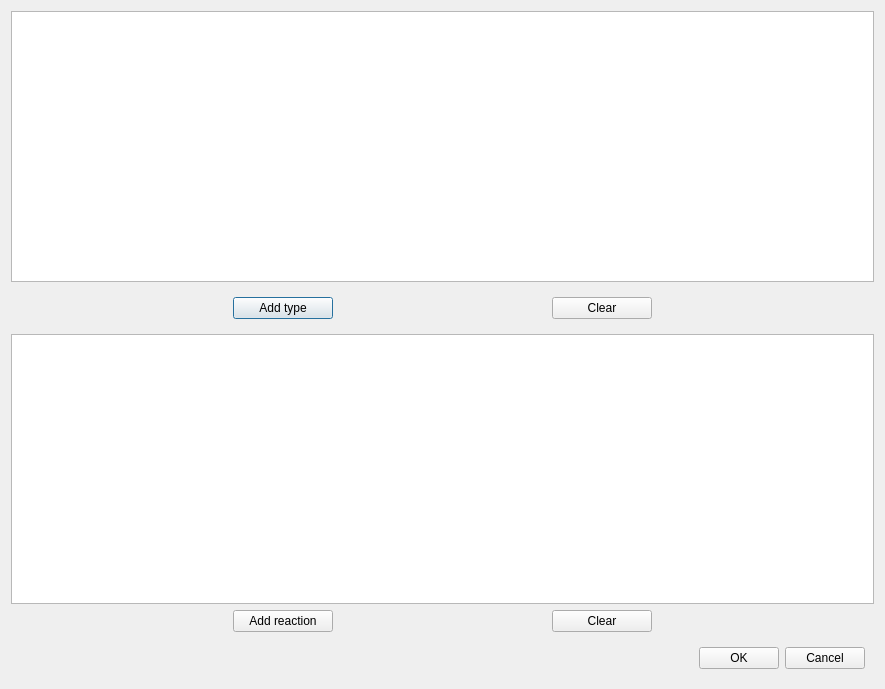
<?xml version="1.0" encoding="UTF-8"?>
<ui version="4.0">
 <class>DistributionAndReactionsDialog</class>
 <widget class="QDialog" name="DistributionAndReactionsDialog">
  <property name="windowModality">
   <enum>Qt::ApplicationModal</enum>
  </property>
  <property name="geometry">
   <rect>
    <x>0</x>
    <y>0</y>
    <width>885</width>
    <height>689</height>
   </rect>
  </property>
  <property name="windowTitle">
   <string>Disc distribution</string>
  </property>
  <layout class="QVBoxLayout" name="verticalLayout">
   <item>
    <widget class="QTableView" name="discDistributionTableView"/>
   </item>
   <item>
    <widget class="QWidget" name="widget_3" native="true">
     <layout class="QHBoxLayout" name="horizontalLayout_3">
      <item>
       <widget class="QPushButton" name="addTypePushButton">
        <property name="maximumSize">
         <size>
          <width>100</width>
          <height>16777215</height>
         </size>
        </property>
        <property name="text">
         <string>Add type</string>
        </property>
       </widget>
      </item>
      <item>
       <widget class="QPushButton" name="clearTypesPushButton">
        <property name="maximumSize">
         <size>
          <width>100</width>
          <height>16777215</height>
         </size>
        </property>
        <property name="text">
         <string>Clear</string>
        </property>
       </widget>
      </item>
     </layout>
    </widget>
   </item>
   <item>
    <widget class="QTableView" name="reactionsTableView"/>
   </item>
   <item>
    <widget class="QWidget" name="widget" native="true">
     <layout class="QHBoxLayout" name="horizontalLayout">
      <property name="topMargin">
       <number>0</number>
      </property>
      <property name="bottomMargin">
       <number>0</number>
      </property>
      <item>
       <widget class="QPushButton" name="addReactionPushButton">
        <property name="maximumSize">
         <size>
          <width>100</width>
          <height>16777215</height>
         </size>
        </property>
        <property name="text">
         <string>Add reaction</string>
        </property>
       </widget>
      </item>
      <item>
       <widget class="QPushButton" name="clearReactionsPushButton">
        <property name="maximumSize">
         <size>
          <width>100</width>
          <height>16777215</height>
         </size>
        </property>
        <property name="text">
         <string>Clear</string>
        </property>
       </widget>
      </item>
     </layout>
    </widget>
   </item>
   <item alignment="Qt::AlignRight">
    <widget class="QWidget" name="widget_2" native="true">
     <layout class="QHBoxLayout" name="horizontalLayout_2">
      <item>
       <widget class="QPushButton" name="okPushButton">
        <property name="text">
         <string>OK</string>
        </property>
       </widget>
      </item>
      <item>
       <widget class="QPushButton" name="cancelPushButton">
        <property name="text">
         <string>Cancel</string>
        </property>
       </widget>
      </item>
     </layout>
    </widget>
   </item>
  </layout>
 </widget>
 <resources/>
 <connections/>
</ui>
